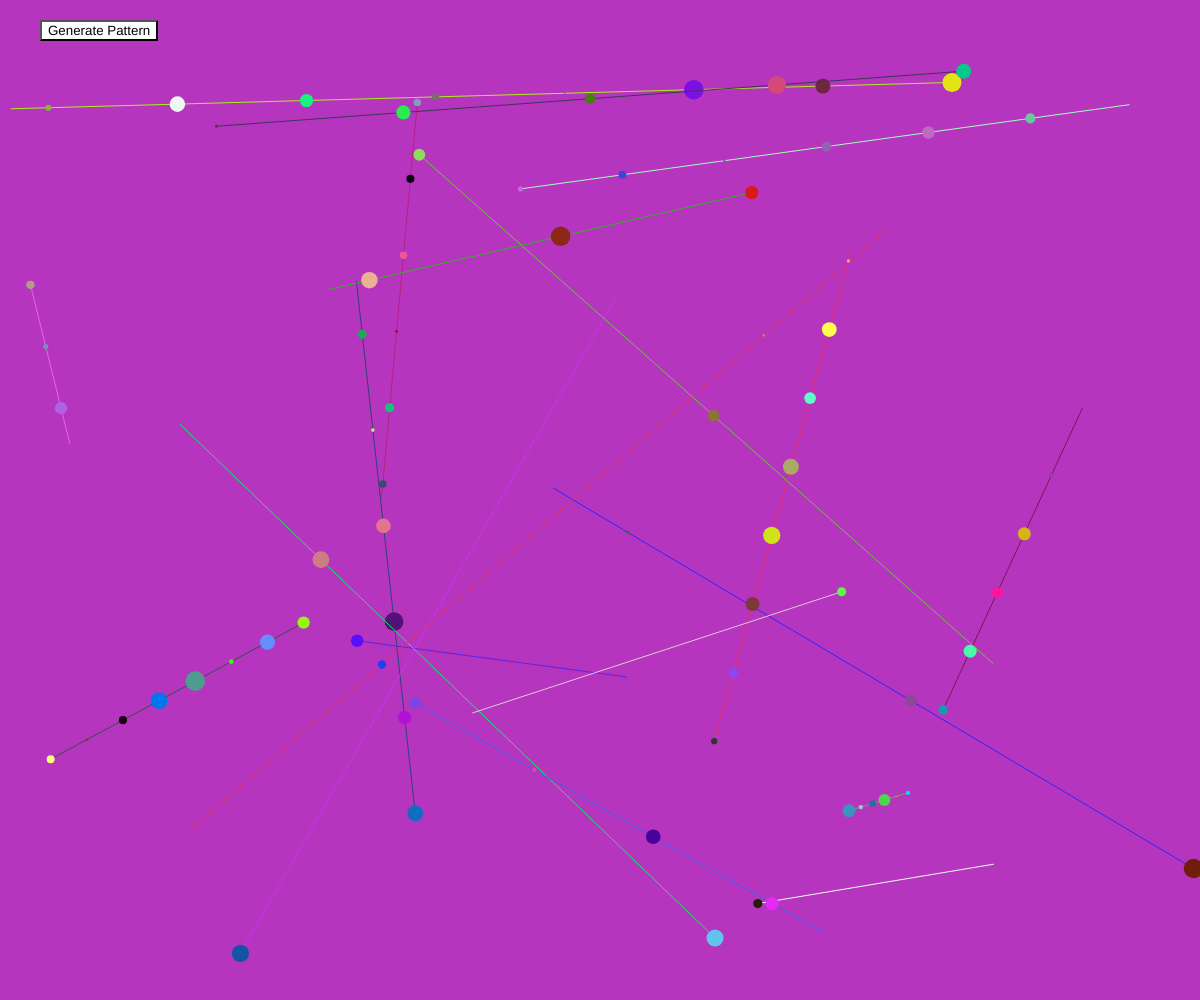
Frame 1 (no input)
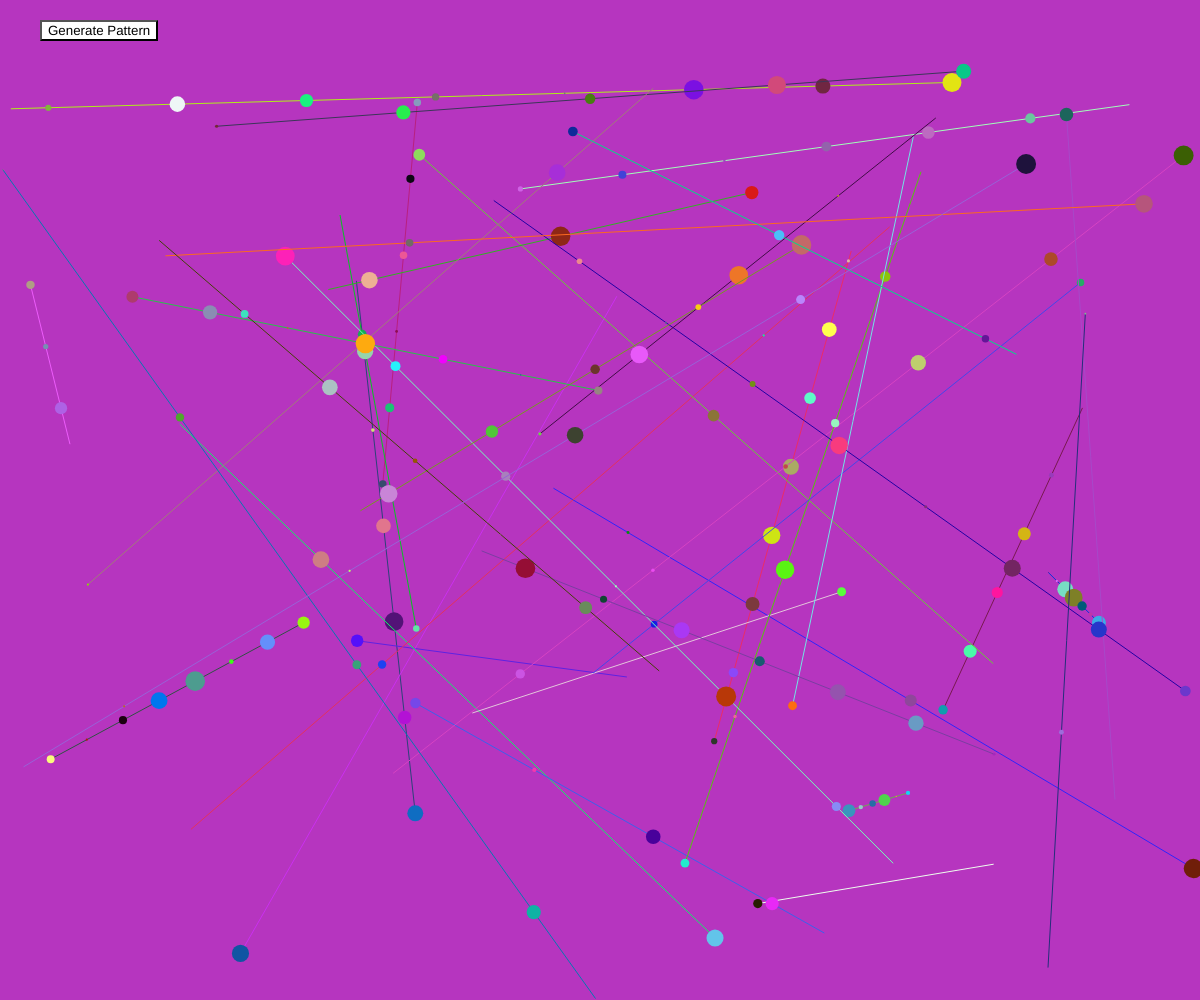
Frame 2 (the mouse pressed at the canvas centre, redrawn once)

The p5.js sketch that drew these frames (run headless with seeded random() and noise() and a simulated clock; the mouse was pressed at the canvas centre and the sketch redrawn once):

// p5.js sketch
// ── sketch.js
function setup(){
    createCanvas(windowWidth, windowHeight);
    background(color(random(255),random(255),random(255)));
    noLoop();

    let generateButton = createButton('Generate Pattern');
    generateButton.style('background-color', '#ffffff');
    generateButton.style('text-color', '#000000');
    generateButton.position(40, 20);
    generateButton.mousePressed(function() {
        clear();
        background(color(random(255),random(255),random(255)));
        redraw();
    });
}

function draw(){
    drawLines(20);
}

function drawLines(totalLineCount){
    for(let count=0; count<totalLineCount; count+=1) {
        let startX = random(0, windowWidth);
        let startY = random(50, windowHeight);
        let endX = random(0, windowWidth);
        let endY = random(50, windowHeight);

        stroke(color(random(255),random(255),random(255)));
        line(startX, startY, endX, endY);

        drawDots(startX, startY, endX, endY, random(8));
    }
}

function drawDots(lineStartX, lineStartY, lineEndX, lineEndY, totalDotCount){
    for(let count=0; count<=totalDotCount; count+=1) {
        let xPos = (lineEndX-lineStartX)*(count/totalDotCount)+lineStartX;
        let yPos = (lineEndY-lineStartY)*(count/totalDotCount)+lineStartY;
        let radius = random(20);

        noStroke();
        fill(color(random(255),random(255),random(255)));
        ellipse(xPos, yPos, radius);
    }
}
